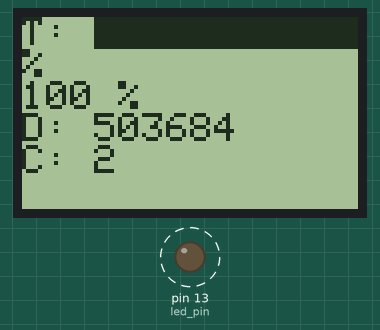
A sketch run on a simulated Arduino Uno, built with avr-gcc and run on an emulated ATmega328P. On the bench: 84×48 one-colour display, output pins drawn as LEDs (lit = HIGH). Dashed ring = blinking. No radio packets arrive unless stated; what the sketch prints to the serial monitor is not drawn.

Above: at 1.7 s.
At 11.0 s:
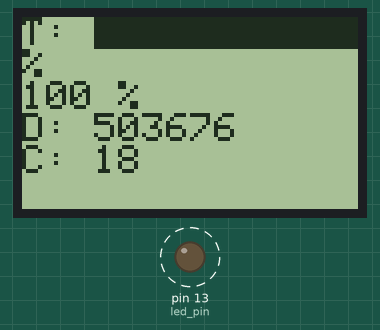
At 20.2 s:
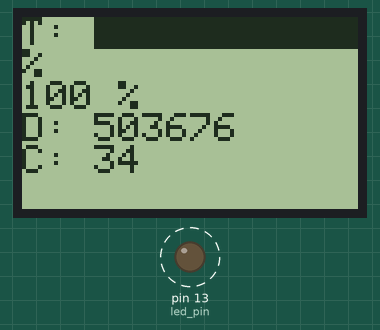
At 39.3 s:
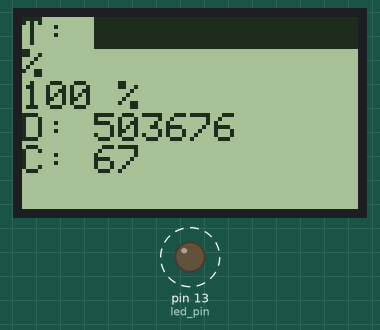
Timing chart, 0 to 40.0 s (numbered marks = the images above):
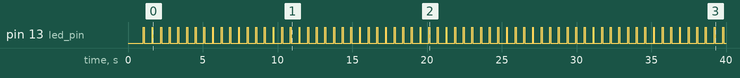

Measured:
- by itself, pin 13 (led_pin): alternates HIGH for 0.06 s and LOW for 0.52 s
- what the display in image 0 shows lasts 0.6 s, from 1.6 s to 2.2 s

The sketch:

transmitter.ino
```cpp
// (licence header left out)
#include <VirtualWire.h>

#include <SPI.h>
#include <Adafruit_GFX.h>
#include <Adafruit_PCD8544.h>

const int led_pin = 13;
const int transmit_pin = 12;
const int receive_pin = 2;
const int transmit_en_pin = 3;
const int bit_per_second = 200;

// Software SPI (slower updates, more flexible pin options):
// pin 7 - Serial clock out (SCLK)
// pin 6 - Serial data out (DIN)
// pin 5 - Data/Command select (D/C)
// pin 4 - LCD chip select (CS)
// pin 3 - LCD reset (RST)
Adafruit_PCD8544 display = Adafruit_PCD8544(7, 6, 5, 4, 3);

/* Internal program variables */
unsigned long last_time;
byte          counter               = 1;
int           amount_success;

// Constants
const unsigned long interval_micros = 500000; // 500ms is 500.000 us
const int           msg_counter_pos = 6;

void setup()
{
  // 0. Setup

  //
  delay(1000);
  Serial.begin(9600);  // Debugging only
  Serial.println("setup");

  // LCD
  display.begin();

  // Initialise the IO and ISR
  vw_set_tx_pin(transmit_pin);
  vw_set_rx_pin(receive_pin);
  vw_set_ptt_pin(transmit_en_pin);
  vw_set_ptt_inverted(true); // Required for DR3100
  vw_setup(bit_per_second);  // Bits per sec

  vw_rx_start();       // Start the receiver PLL running

  pinMode(led_pin, OUTPUT);

  /* Set the last time we recieved a ping to now */
  last_time = micros();
  amount_success = 10;
}

void loop()
{
  // 1. Send message
  sendMessage();

  // 2. Update display
  drawDisplay();
}

/* Do all the display drawing here */
void drawDisplay()
{
  display.clearDisplay();   // clears the screen and buffer
  display.setTextSize(1);
  display.setTextColor(BLACK);
  display.setCursor(0,0);
  display.print("T: ");
  display.setTextColor(WHITE, BLACK); // 'inverted' text

  for (int i = 0; i <= amount_success; i++) {
     display.print(" ");
  }

  display.setTextColor(BLACK);
  display.println("%");

  display.print((amount_success/10)*100); display.println(" %");

  unsigned long diff = micros() -last_time;

  display.print("D: "); display.println(diff);
  display.print("C: "); display.println(counter);

  // And draw everything to the screen
  display.display();
}

void sendMessage() {
  char msg[7] = {'h','e','l','l','o',' ','#'};

  msg[msg_counter_pos] = counter;
  digitalWrite(led_pin, HIGH); // Flash a light to show transmitting
  vw_send((uint8_t *)msg, 7);
  vw_wait_tx(); // Wait until the whole message is gone
  last_time = micros();
  digitalWrite(led_pin, LOW);
  //delayMicroseconds(interval_micros);
  delay(interval_micros/1000);
  counter++;
}
```
